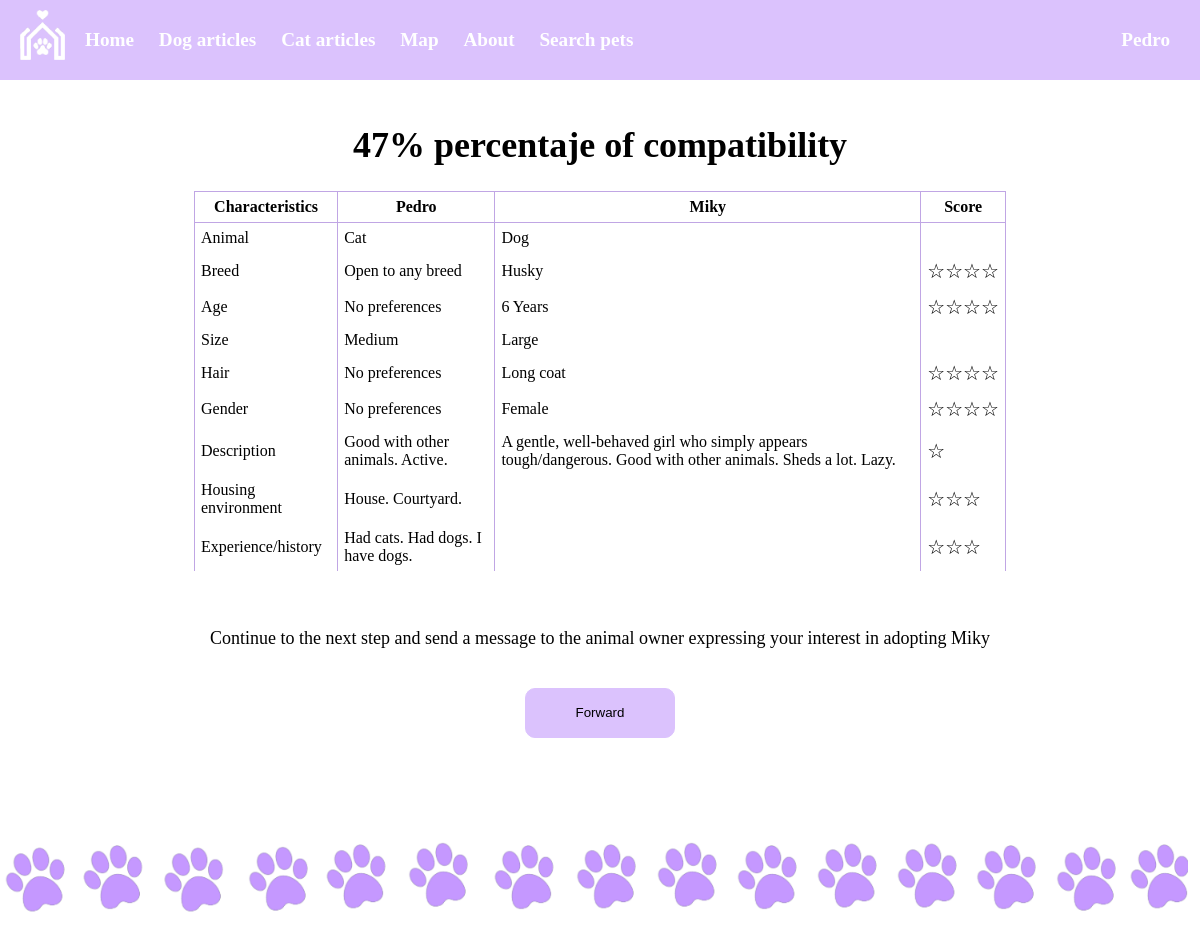
The page /considerForAdoptionView/1/ (signed in) on the database its author committed.
### test_app/models.py (models this page shows)
class CustomUser(AbstractUser):
    email = models.EmailField(unique=True)
    phone = models.CharField(max_length=20)
    address = models.CharField(max_length=255, null=True)
    role = models.BooleanField()
    animal = models.CharField(max_length=100, null=True)
    race=models.CharField(max_length=100, null=True)
    age=models.IntegerField(null= True)
    type_age = models.CharField(max_length=100, null=True)
    size=models.CharField(max_length=100, null=True)
    hair=models.CharField(max_length=100, null=True)
    gender=models.CharField(max_length=50, null=True)
    description=models.CharField(max_length=255, null=True)
    housing_environment = models.CharField(max_length=300, null=True, default="mediu de gazduire")
    experience_history = models.CharField(max_length=300, null=True, default="experienta/istoric")

class Animal(models.Model):
  path=models.ImageField(upload_to='images/')
  animal = models.CharField(max_length=100, default="Dog")
  name=models.CharField(max_length=100)
  race=models.CharField(max_length=100)
  age=models.IntegerField(null= True, default=10)
  type_age = models.CharField(max_length=100, null=True, default="Months")
  size=models.CharField(max_length=100)
  hair=models.CharField(max_length=100)
  gender=models.CharField(max_length=50,default="Female")
  weight = models.IntegerField(default=15)
  adopted=models.BooleanField(default=0)
  description=models.CharField(max_length=255,default='none')

### test_app/views.py (the view)
# urls.py: path('considerForAdoptionView/<int:idAnimal>/',views.considerForAdoptionView, name='considerForAdoptionView'),
def considerForAdoptionView(request,idAnimal):
    from .models import Animal, CustomUserIdAnimalScore
    if not request.user.is_authenticated:
        return render(request, 'login.html')
    elif request.user.role == 0:
        return render(request,'signup.html')
    else:
        user=request.user
        age = ""
        type_age = ""
        hair = ""
        size = ""
        gender = ""
        stars = []
        if user.age is None or user.age == "":
            age = "No preferences"
        else:
            age=user.type_age
        if user.type_age is not None and user.type_age !="":
            type_age=user.type_age
        if user.hair is None or user.hair =="":
            hair = "No preferences"
        else:
            hair = user.hair
        if user.size is None or user.size =="":
            size = "No preferences"
        else:
            size = user.size
        if user.gender is None or user.gender =="":
            gender = "No preferences"
        else:
            gender = user.gender
        userName = user.first_name
        pets = Animal.objects.all()
        pets = pets.filter(id=idAnimal)
        pets2=pets.get(id=idAnimal)
        props = [prop.strip() for prop in user.description.split('.') if prop.strip()]
        user1 = CustomUserIdAnimalScore.objects.filter(customuser=user,idAnimal=pets2.id).first()
        idAnimal = 0
        s = 0
        for pet in pets:
            idAnimal = pet
            petName= pet.name
            petID = pet.id
            print(petID)
            if user.animal == pet.animal:
                stars.append(5)
            else:
                stars.append(0)
            if pet.race == user.race:
                stars.append(5)
            elif user.race == "Open to any breed":
                stars.append(3.5)
            else:
                stars.append(0)
            if type_age == pet.type_age:
                if age == pet.age:
                    stars.append(5)
                elif age!=pet.age:
                    stars.append(4)
            else:
                if type_age=="":
                    stars.append(3.5)
            if pet.size==size:
                stars.append(5)
            elif size=="No preferences":
                stars.append(3.5)
            else:
                stars.append(0)
            if pet.hair == hair:
                stars.append(5)
            elif hair=="No preferences":
                stars.append(3.5)
            else:
                stars.append(0)
            if pet.gender==gender:
                stars.append(5)
            elif gender=="No preferences":
                stars.append(3.5)
            else:
                stars.append(0)
            for p in props:
                if p in pet.description:
                    s = s + 1
            stars.append(s)
            props2 = [prop.strip() for prop in pet.description.split('.') if prop.strip()]
            s2 = housingEnvScore(pet.animal, props2, user.housing_environment)
            s3 = experienceScore(pet.animal, props2, user.experience_history, pet.gender)
            stars.append(s2)
            stars.append(s3)
            suma = sum(stars)
            print(suma)
            score = int(round(suma/45,2) * 100)
            try:
                if score > 60 :
                    print("scor mai mare ca 60")
                    if user1:
                        print("user1")
                        if user1.state!="Inquiered" and user1.state!="Done":
                            print("in if")
                            saveCustomUserAnimalScore(user,idAnimal,score,s2,s3, "Interested")
                    else:
                        saveCustomUserAnimalScore(user,idAnimal,score,s2,s3, "Interested")
            except Exception as e:
                print(e)
            scoreText = str(score) + "% percentaje of compatibility"
            print(stars)
        context={
            "username":userName,
            "petName":petName,
            "idAnimal":petID,
            "user":user,
            "pets":pets,
            "age":age,
            "type_age":type_age,
            "hair":hair,
            "size":size,
            "gender":gender,
            "stars":stars,
            "scoreText":scoreText,
            "score":score
        }
        return render(request, 'considerForAdoption.html', context)

### test_app/helpers.py (called while the page is built, shortened)
def housingEnvScore(typeAnimal, props2, housing_env):
    s = 0
    props2 = [p.lower() for p in props2]
    print(props2)
    houseEnv = [prop.strip().lower() for prop in housing_env.split('.') if prop.strip()]
    print(houseEnv)
    for h in houseEnv:
        if  "house" in h:
            if typeAnimal == "Dog" or typeAnimal == "Cat":
                s = s + 1
        if "courtyard" in h:
            if typeAnimal== "Dog" :
                s = s + 2
            for p in props2:
                if "active" in p:
                    s = s + 1
    return s

def experienceScore(typeAnimal, props2, exp_his, gender):
    s = 0
    props2 = [p.lower() for p in props2]
    print(props2)
    expHis = [prop.strip().lower() for prop in exp_his.split('.') if prop.strip()]
    print(expHis)
    gender = gender.lower()
    for eh in expHis:
        if gender in eh:
                s = s + 1
        if typeAnimal == "Cat":
            if "had cats" in eh:
                s = s + 2
        if typeAnimal == "Dog":
            if "had dogs" in eh:
                s = s + 2
        for p in props2:
            if  "good with other animals" in p:
                if "i have cats" in eh:
                    s = s + 1
                if  "i have dogs" in eh:
                    s = s + 1
    return s

### test_app/templates/considerForAdoption.html (shortened to what this page needs)
{% extends "home.html" %}
{% load static %}
{% block content %}
    <main>
      <div class="center">
        <h1>{{ scoreText }}</h1>
    </div>
      <table class="tableScore">
        <tr class="trScore">
          <th class="thScore">Characteristics</th>
          <th class="thScore">{{ username }}</th>
          <th class="thScore">{{ petName }}</th>
          <th class="thScore">Score</th>
        </tr>
        {% if pets %}
        {% for pet in pets %}
        <tr class="trScore">
          <td class="tdScore"> Animal</td>
          <td class="tdScore"> {{ user.animal }}</td>
          <td class="tdScore"> {{ pet.animal }}</td>
          <td class="stars2"> </td>
        </tr>
        <tr class="trScore">
          <td class="tdScore"> Breed </td>
          <td class="tdScore"> {{ user.race}}</td>
          <td class="tdScore"> {{ pet.race }}</td>
          <td class="stars2"> </td>
        </tr>
        <tr class="trScore">
          <td class="tdScore"> Age </td>
          <td class="tdScore"> {{ age }} {{ type_age }}</td>
          <td class="tdScore"> {{ pet.age }} {{ pet.type_age }}</td>
          <td class="stars2"> </td>
        </tr>
        <tr class="trScore">
          <td class="tdScore"> Size</td>
          <td class="tdScore"> {{ size }}</td>
          <td class="tdScore"> {{ pet.size }}</td>
          <td class="stars2"> </td>
        </tr>
        <tr class="trScore">
          <td class="tdScore"> Hair</td>
          <td class="tdScore"> {{ hair }}</td>
          <td class="tdScore"> {{ pet.hair }}</td>
          <td class="stars2"> </td>
        </tr>
        <tr class="trScore">
          <td class="tdScore"> Gender</td>
          <td class="tdScore"> {{ gender }}</td>
          <td class="tdScore"> {{ pet.gender }}</td>
          <td class="stars2"> </td>
        </tr>
        <tr class="trScore">
          <td class="tdScore"> Description</td>
          <td class="tdScore"> {{ user.description }}</td>
          <td class="tdScore"> {{ pet.description }}</td>
          <td class="stars2"> </td>
        </tr>
        <tr class="trScore">
          <td class="tdScore"> Housing environment</td>
          <td class="tdScore"> {{ user.housing_environment }}</td>
          <td class="tdScore"> </td>
          <td class="stars2"></td>
        </tr>
        <tr class="trScore">
          <td class="tdScore"> Experience/history </td>
          <td class="tdScore"> {{ user.experience_history }}</td>
          <td class="tdScore"> </td>
          <td class="stars2"></td>
        </tr>
        {% endfor %}
        {% endif %}
      </table><br>
      <form action="{% url 'ForwardAdopting' score=score idAnimal=idAnimal%}" method="post">
        <div class="center">
          <br>
          <p>Continue to the next step and send a message to the animal owner expressing your interest in adopting {{ petName }}</p><br>
          <button type="submit" class="buttonForward">Forward</button>
      </div>
    </form>
    </main>
    <br> <br>
  </body>
{% endblock %}

### test_app/templates/home.html (shortened to what this page needs)
{% load static %}
<!DOCTYPE html>
<html lang="en">
<head>
    <link rel="stylesheet" type="text/css" href="{% static 'css/home.css' %}">
</head>
<body>
    <nav>
        <a href="{% url 'home' %}">
            <img  class="logo" src="/static/images/logo.png" alt="logo"  width="45px" height="50px">
        </a>
        <ul>
            <li><a href="{% url 'home' %}">Home</a></li>
            <li><a href="{% url 'petfinderArticlesDogs' %}"> Dog articles</a></li>
            <li><a href="{% url 'petfinderArticlesCats' %}"> Cat articles</a></li>
            <li><a href="{% url 'mapView' %}">Map</a></li>
            <div class="dropdown">
            <li>
            <span>About</span>
            </div>
            <li><a href="{% url 'search_pets' %}">Search pets</a></li>
            <li class="align_right">
                <div class="dropdown">
                    <a href="{% url 'accountView' %}">
                        {% if user.is_authenticated %}
                        <p style="display: inline;">{{ user.first_name }}</p>
                        {% else %}
                        <img src="{% static 'images/account2.png' %}" width="45px" height="45px" alt="Account">
                        {% endif %}
                </a>
            </div>
            </li>
        </ul>
    </nav>
    <main>
        {% block content %}{% endblock %}
  <footer>
    <img src="/static/images/paws5.png" alt="'footer">
  </footer>
</body>
</html>

### static/css/home.css (style rules this page uses)
body { margin: 0; padding: 0; font-family: 'Times New Roman', Times, serif; }
button { border-radius: 10px; width: 150px; height: 50px; background-color: #ffffff; border: 1px solid #dbc2fd; color:black; }
.dropdown { position: relative; display: inline-block; }
span { cursor: pointer; }
table { margin-left: 2%; margin-bottom: 0%; }
footer { margin-top: 2%; padding-top: 2%; border-top: 2%; }
footer img { width: 99vw; height: auto; }
nav { background-color: #dbc2fd; margin-top: 0; padding: 10px 20px; border-top: 0cap; }
nav ul { list-style-type: none; font-size: larger; font-weight: bold; color: #fff;; }
nav ul li { display: inline; margin-right: 10px; margin-left: 10px; }
nav ul li a { text-decoration: none; color: #fff; }
main { padding: 10px; }
.align_right { float: right; }
.logo { margin-right: 10px; float: left; display: flex; }
.tableScore { width: 70%; border-collapse: collapse; margin-left: 15%; }
.thScore { border: 1px solid #c0a6e4; padding: 6px; }
.trScore { border-bottom: none; }
.stars2 { border-left: 1px solid #c0a6e4; padding: 6px; }
.tdScore { border-left: 1px solid #c0a6e4; padding: 6px; }
.thScore:first-child, .stars2:first-child, .tdScore:first-child { border-left: 1px solid #c0a6e4; }
.thScore:last-child, .stars2:last-child, .tdScore:last-child { border-right: 1px solid #c0a6e4; }
.center { text-align: center; font-family: 'Times New Roman', Times, serif; font-size: large; }
.buttonForward { border-radius: 10px; width: 150px; height: 50px; background-color: #dbc2fd; border: 1px solid #dbc2fd; color:black; }

### rows shown on the page
CustomUser: first_name "Pedro", animal "Cat", race "Open to any breed", size "Medium", description "Good with other animals. Active.", housing_environment "House. Courtyard.", experience_history "Had cats. Had dogs. I have dogs."
Animal: name "Miky", animal "Dog", race "Husky", age "No preferences", age "6", type_age "Years", size "Large", hair "No preferences", hair "Long coat", gender "No preferences", gender "Female", description "A gentle, well-behaved girl who simply appears tough/dangerous. Good with other animals. Sheds a lot. Lazy."

### other values the page prints
{{ scoreText }} "47% percentaje of compatibility"
